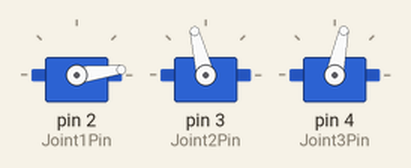
The sketch below on a simulated Arduino Uno, built with avr-gcc and run on an emulated ATmega328P. Shown: 3 × servo.

Above: at 0.1 s.
At 2.1 s:
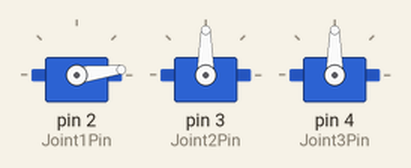
At 4.1 s:
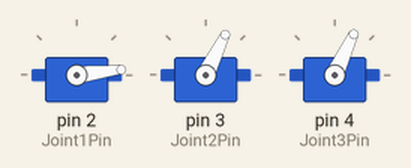
At 5.1 s:
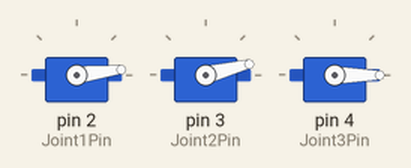
Timing chart, 0 to 6.6 s (numbered marks = the images above):
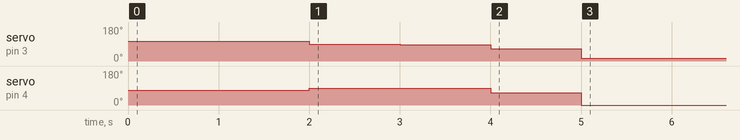

The sketch:

Lab_3_Task_2.ino
```cpp
#include <Servo.h>
#include <math.h>

const int Joint1Pin = 2;
const int Joint2Pin = 3;
const int Joint3Pin = 4;

const int Joint1Offset = 7;
const int Joint2Offset = 14;
const int Joint3Offset = -12;

const float L1 = 9.6;
const float L2 = 16.7;

Servo s1, s2, s3;

typedef struct Position {
  float x;
  float y;
  float z;
} Position;

typedef struct Joints {
  float t1;
  float t2;
  float t3;
} Joints;

Joints calculateJoint(Position pos) {
  float t1 = atan2(pos.y, pos.x);

  float r2 = pow(pos.x,2) + pow(pos.y,2);
  float R2 = r2 + pow(pos.z,2);

  float t2 = acos(constrain((R2 + L1*L1 - L2*L2)/(2*L1*sqrt(R2)), -1, 1)) - atan2(pos.z, sqrt(r2));
  float t3 = M_PI - acos(constrain((L1*L1 + L2*L2 - R2)/(2*L1*L2), -1, 1));

  Joints result = {t1, t2, t3};
  return result;
}

void standarlise(Joints &joints){
  joints.t1 = (joints.t1 * 180 / M_PI + Joint1Offset);
  joints.t2 = (joints.t2 * 180 / M_PI + Joint2Offset);
  joints.t3 = (joints.t3 * 180 / M_PI + Joint3Offset);
}

void setup() {
  // put your setup code here, to run once:
  Serial.begin(9600);

  s1.attach(Joint1Pin);
  s2.attach(Joint2Pin);
  s3.attach(Joint3Pin);

  s1.write(0+Joint1Offset);
  s2.write(90+Joint2Offset);
  s3.write(90+Joint3Offset);

  delay(2000);

  Position position = {15,0,0};
  for(int i = 0; i < 5; i++){
    // update position
    position.x += i * 2;
    Joints jointAngles = calculateJoint(position);

    // Calibration
    standarlise(jointAngles);

    // Constrain
    jointAngles.t1 = constrain(jointAngles.t1, 0, 90);
    jointAngles.t2 = constrain(jointAngles.t2, 0, 90);
    jointAngles.t3 = constrain(jointAngles.t3, 0, 90);


    // Write
    s1.write(jointAngles.t1);
    s2.write(jointAngles.t2);
    s3.write(jointAngles.t3);

    delay(1000);
  }
}

void loop() {
  // put your main code here, to run repeatedly:

}
```
